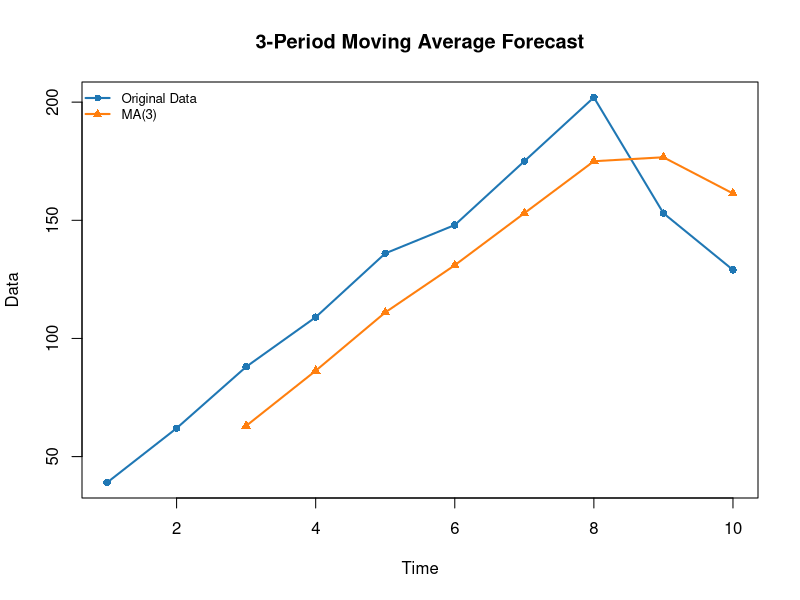

Recreate this plot in R.
# Simple Moving Average----
#***************************************************************
# Step 01: Load necessary package----

# Run only if not already installed
# install.packages("TTR") 
# install.packages("forecast")
# install.packages("tibble")    # For clean table display
library(TTR)
library(tibble)
library(forecast)

#***************************************************************

# Step 02: Sample data----
data <- c(39, 62, 88, 109, 136, 148, 175, 202, 153, 129)

#***************************************************************

# Step 03: Compute 3-period Simple Moving Average----
ma_3 <- SMA(data, n = 3)

#***************************************************************

# Step 04: Remove NAs when computing y-axis limits----
y_range <- range(c(data, ma_3), na.rm = TRUE)

#***************************************************************

# Step 05: Plot original data and moving average----
plot(data, type = "o", col = "#1f77b4", pch = 16, lwd = 2, ylim = y_range,
     ylab = "Data", xlab = "Time", main = "3-Period Moving Average Forecast")

lines(ma_3, type = "o", col = "#ff7f0e", pch = 17, lwd = 2)

# Add a smaller and nicer legend
legend("topleft", 
       legend = c("Original Data", "MA(3)"), 
       col = c("#1f77b4", "#ff7f0e"), 
       pch = c(16, 17), 
       lty = 1, 
       lwd = 2,
       pt.cex = 0.9,      # point size in legend
       cex = 0.8,         # overall legend size
       bty = "n",         # no box around legend
       bg = rgb(1, 1, 1, 0.6))  # semi-transparent background

# Step 06: Display forecasted values as tibble----
forecast_tbl <- tibble(
    Time = 1:length(data),
    Original = data,
    MA_3 = round(ma_3, 2)  # round for cleaner display
)
print(forecast_tbl)

#***************************************************************

# Step 06: Compute forecast error----
# Forecast error = Actual - Forecast (MA)
# Note: Only valid where MA is not NA
forecast_error <- data - ma_3

#***************************************************************

# Step 07: Display forecasted values and errors as tibble----
forecast_tbl <- tibble(
    Time = 1:length(data),
    Original = data,
    MA_3 = round(ma_3, 2),
    Forecast_Error = round(forecast_error, 2)
)

print(forecast_tbl)

#***************************************************************